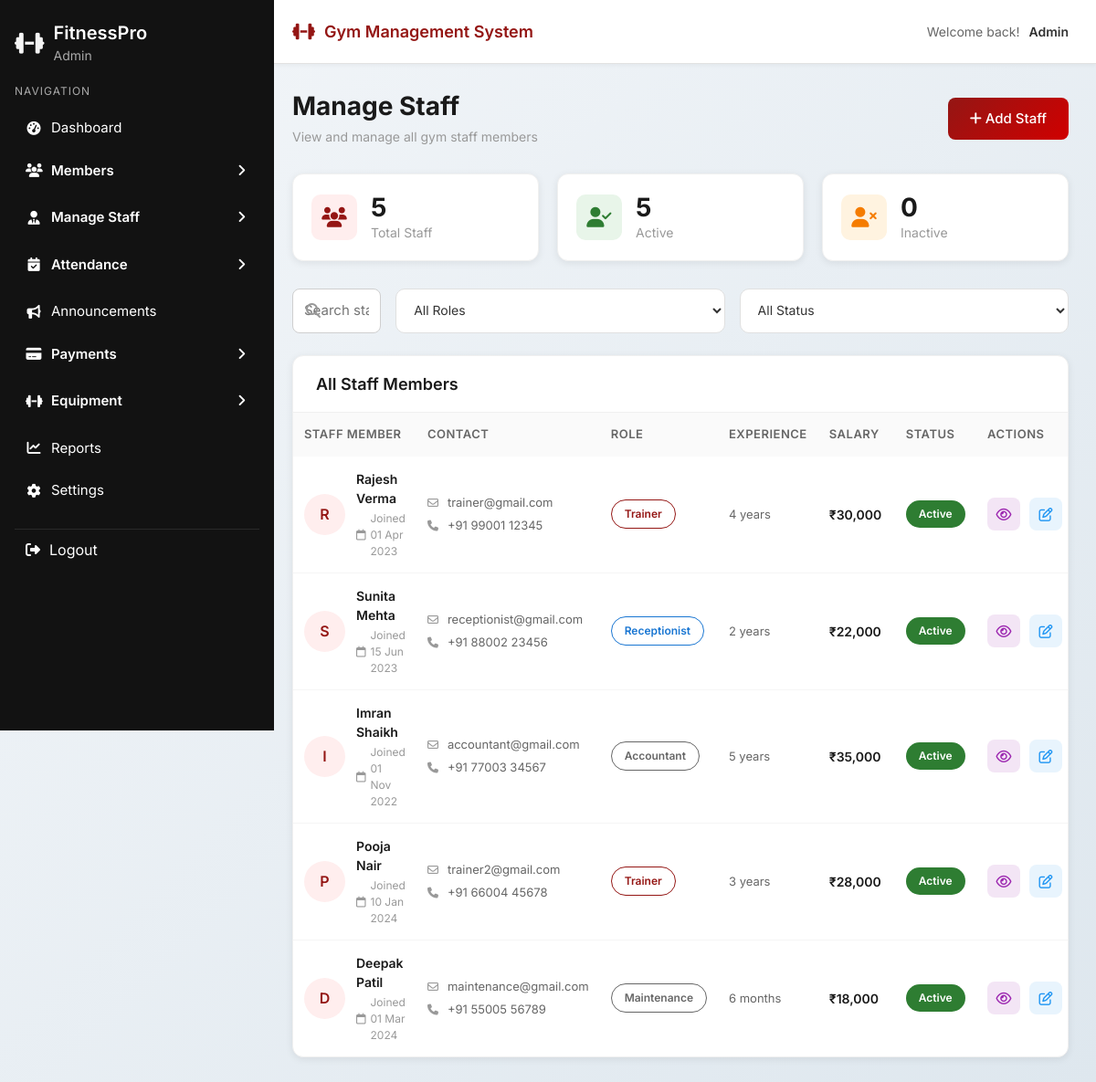
/admin1/staff-list.php, run on an earlier commit of the app's database.
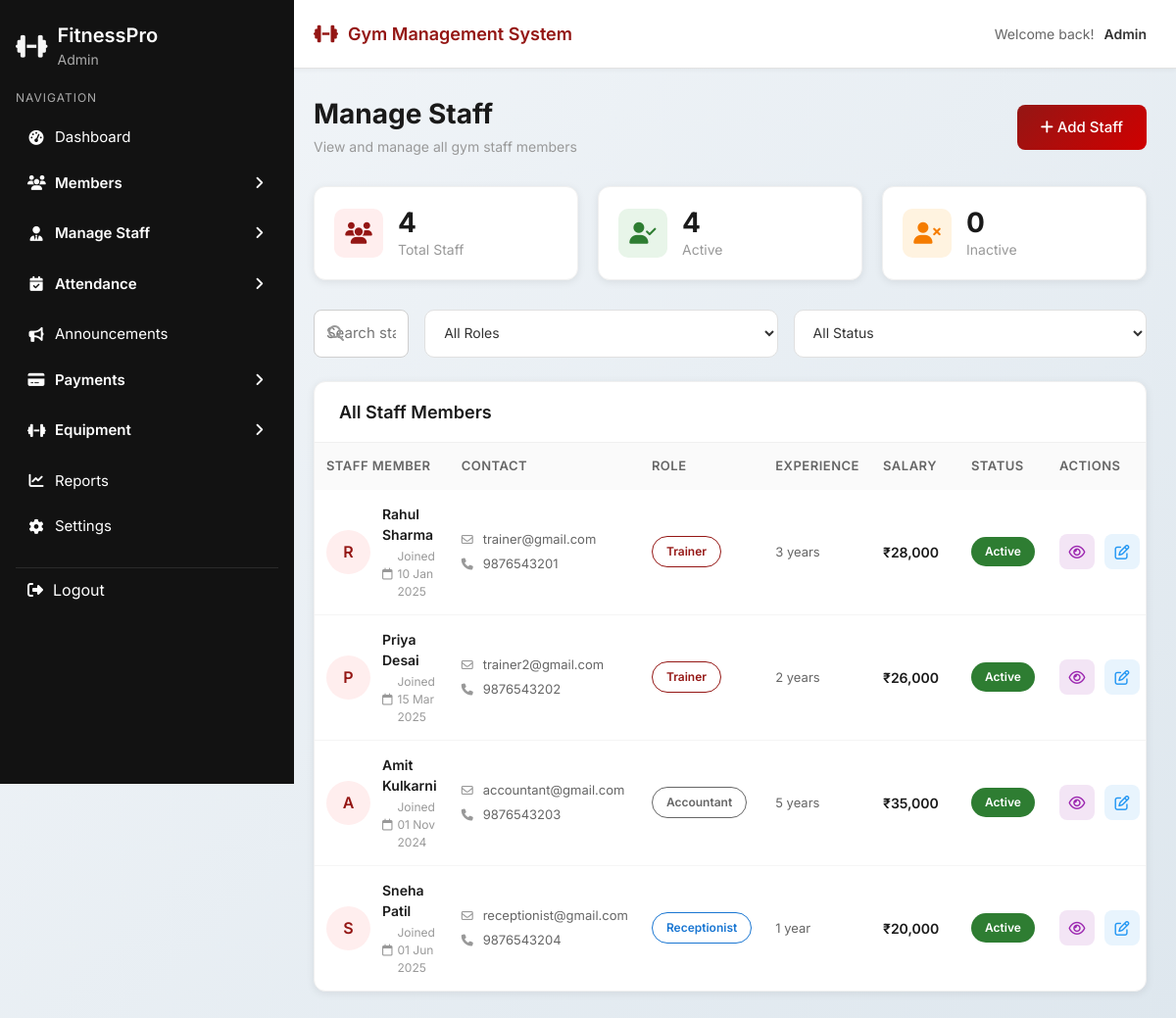
And on a later commit of the database.
### tables this page shows
CREATE TABLE `staff` (
  `id` int(11) NOT NULL,
  `full_name` varchar(100) NOT NULL,
  `role` enum('trainer','receptionist','accountant','manager','maintenance','other') NOT NULL,
  `email` varchar(150) NOT NULL,
  `phone` varchar(20) NOT NULL,
  `join_date` date NOT NULL,
  `salary` decimal(10,2) DEFAULT NULL,
  `address` text DEFAULT NULL,
  `skills` text DEFAULT NULL,
  `experience` varchar(100) DEFAULT NULL,
  `emergency_contact` varchar(20) DEFAULT NULL,
  `status` enum('Active','Inactive') NOT NULL DEFAULT 'Active',
  `created_at` timestamp NOT NULL DEFAULT current_timestamp(),
  `updated_at` timestamp NOT NULL DEFAULT current_timestamp() ON UPDATE current_timestamp()
);

### admin1/staff-list.php (the view, shortened to what this page needs)
<?php
require_once '../dbcon.php';
$page = 'staff-list';
$sql    = "SELECT * FROM staff ORDER BY created_at DESC";
$result = mysqli_query($conn, $sql);
$staff_list = [];
if (mysqli_num_rows($result) > 0) {
    while ($row = mysqli_fetch_assoc($result)) {
        $staff_list[] = $row;
    }
}
$total_staff    = count($staff_list);
$active_staff   = 0;
$inactive_staff = 0;
foreach ($staff_list as $s) {
    if ($s['status'] === 'Active') $active_staff++;
    else $inactive_staff++;
}
?>
<!DOCTYPE html>
<html lang="en">
<head>
  <link href="https://cdn.jsdelivr.net/npm/bootstrap@5.3.2/dist/css/bootstrap.min.css" rel="stylesheet">
  <link rel="stylesheet" href="https://cdnjs.cloudflare.com/ajax/libs/font-awesome/6.5.1/css/all.min.css">
  <link rel="stylesheet" href="../css/sidebar.css">
  <link rel="stylesheet" href="../css/common.css">
</head>
<body>
<?php include '../layout/header.php'; ?>
<?php include '../layout/sidebar.php'; ?>
<div class="main-wrapper">
  <div class="main-content">
    <div class="page-header">
      <div class="d-flex justify-content-between align-items-center">
        <div>
          <h1 class="page-title">Manage Staff</h1>
          <p class="page-subtitle">View and manage all gym staff members</p>
        </div>
        <a href="staff-add.php" class="btn app-btn-primary">
          <i class="fa-solid fa-plus"></i> Add Staff
        </a>
      </div>
    </div>
    <div class="stats-grid">
      <div class="stat-card">
        <div class="stat-icon total"><i class="fa-solid fa-users"></i></div>
        <div class="stat-info"><h3><?= $total_staff ?></h3><p>Total Staff</p></div>
      </div>
      <div class="stat-card">
        <div class="stat-icon active"><i class="fa-solid fa-user-check"></i></div>
        <div class="stat-info"><h3><?= $active_staff ?></h3><p>Active</p></div>
      </div>
      <div class="stat-card">
        <div class="stat-icon inactive"><i class="fa-solid fa-user-xmark"></i></div>
        <div class="stat-info"><h3><?= $inactive_staff ?></h3><p>Inactive</p></div>
      </div>
    </div>
    <div class="d-flex gap-3 mb-4">
      <div class="search-box flex-grow-1">
        <i class="fa-solid fa-magnifying-glass"></i>
        <input type="text" id="searchInput" placeholder="Search staff by name, email or phone...">
      </div>
      <select class="filter-select" id="roleFilter">
        <option value="">All Roles</option>
      </select>
      <select class="filter-select" id="statusFilter">
        <option value="">All Status</option>
      </select>
    </div>
    <div class="members-table-container">
      <div class="table-header">
        <h3>All Staff Members</h3>
      </div>
      <table class="members-table">
        <thead>
          <tr>
            <th>Staff Member</th>
            <th>Contact</th>
            <th>Role</th>
            <th>Experience</th>
            <th>Salary</th>
            <th>Status</th>
            <th>Actions</th>
          </tr>
        </thead>
        <tbody id="staffTableBody">
          <?php if (count($staff_list) > 0): ?>
            <?php foreach ($staff_list as $s):
              $initial    = strtoupper(substr($s['full_name'], 0, 1));
              $role_class = match($s['role']) {
                'trainer'      => 'premium',
                'receptionist' => 'standard',
                'accountant'   => 'basic',
                default        => 'basic'
              };
            ?>
            <tr data-role="<?= strtolower($s['role']) ?>"
                data-status="<?= strtolower($s['status']) ?>">
              <td>
                <div class="member-cell">
                  <div class="member-avatar"><?= $initial ?></div>
                  <div class="member-info">
                    <span class="name"><?= htmlspecialchars($s['full_name']) ?></span>
                    <span class="joined">
                      <i class="fa-regular fa-calendar"></i>
                      Joined <?= date('d M Y', strtotime($s['join_date'])) ?>
                    </span>
                  </div>
                </div>
              </td>
              <td>
                <div class="contact-cell">
                  <div class="email"><i class="fa-regular fa-envelope"></i> <?= htmlspecialchars($s['email']) ?></div>
                  <div class="phone"><i class="fa-solid fa-phone"></i> <?= htmlspecialchars($s['phone']) ?></div>
                </div>
              </td>
              <td><span class="plan-badge <?= $role_class ?>"><?= ucfirst($s['role']) ?></span></td>
              <td style="color:#666;font-size:13px;"><?= $s['experience'] ? htmlspecialchars($s['experience']) : '—' ?></td>
              <td style="font-weight:600;color:#1a1a1a;"><?= $s['salary'] ? '₹' . number_format($s['salary'], 0) : '—' ?></td>
              <td>
                <span class="status-badge <?= strtolower($s['status']) ?>">
                  <?= htmlspecialchars($s['status']) ?>
                </span>
              </td>
              <td>
                <div class="action-buttons">
                  <button class="btn-action view"
                          onclick='openViewModal(<?= json_encode($s) ?>)'
                          title="View Details">
                    <i class="fa-regular fa-eye"></i>
                  </button>
                  <button class="btn-action edit"
                          onclick='openEditModal(<?= json_encode($s) ?>)'
                          title="Edit">
                    <i class="fa-regular fa-pen-to-square"></i>
                  </button>
                </div>
              </td>
            </tr>
            <?php endforeach; ?>
          <?php endif; ?>
        </tbody>
      </table>
    </div>
  </div>
</div>
</body>
</html>

### layout/header.php (shortened to what this page needs)
<!DOCTYPE html>
<html lang="en">
<head>
  <link href="https://cdn.jsdelivr.net/npm/bootstrap@5.3.2/dist/css/bootstrap.min.css" rel="stylesheet">
  <link rel="stylesheet" href="https://cdnjs.cloudflare.com/ajax/libs/font-awesome/6.5.1/css/all.min.css">
  <link rel="stylesheet" href="../css/sidebar.css">
  <link rel="stylesheet" href="../css/common.css">
</head>
<body>
<div class="top-header">
  <div class="header-left">
    <h1 class="header-title">
      <i class="fa-solid fa-dumbbell"></i>
      Gym Management System
    </h1>
  </div>
  <div class="header-right">
    <span class="welcome-text">Welcome back!</span>
    <span class="user-role"><?= isset($_SESSION['role']) ? ucfirst($_SESSION['role']) : 'Admin' ?></span>
  </div>
</div>

### layout/sidebar.php (shortened to what this page needs)
<?php
$user_role = isset($_SESSION['role']) ? $_SESSION['role'] : 'guest';
if ($user_role == 'admin') {
    $base = '../admin1/';
} elseif ($user_role == 'receptionist') {
    $base = '../receptionist/';
} elseif ($user_role == 'trainer') {
    $base = '../trainer1/';
} elseif ($user_role == 'accountant') {
    $base = '../accountant/';
} elseif ($user_role == 'customer') {
    $base = '../customer/';
} else {
    $base = '../';
}
$menus = [
    'admin' => [
        'dashboard'       => true,
        'members'         => true,
        'staff'           => true,
        'attendance'      => true,
        'announcements'   => true,
        'payments'        => true,
        'equipment'       => true,
        'reports'         => true,
        'settings'        => true
    ],
    'trainer' => [
        'dashboard'        => true,
        'assigned_members' => true,
        'attendance'       => true,
        'announcements'    => true,
        'reports'          => false
    ],
    'receptionist' => [
        'dashboard'      => true,
        'members'        => true,
        'attendance'     => true,
        'announcements'  => true
    ],
    'accountant' => [
        'dashboard'     => true,
        'payments'      => true,
        'reports'       => true,
        'members'       => true
    ],
    'customer' => [
        'dashboard'     => true,
        'my_profile'    => true,
        'my_attendance' => true,
        'my_workout'    => true,
        'announcements' => true
    ]
];
$user_menu = $menus[$user_role] ?? [];
?>
<aside class="sidebar">
  <div class="brand">
    <i class="fas fa-dumbbell logo"></i>
    <div class="brand-text">
      <h2>FitnessPro</h2>
      <p><?= ucfirst($user_role) ?></p>
    </div>
  </div>
  <div class="nav-section">
    <p class="nav-title">Navigation</p>
    <ul class="nav-list">
      <?php if (!empty($user_menu['dashboard'])): ?>
      <li class="<?php if($page=='dashboard') echo 'active'; ?>">
        <a href="<?= $base ?>index.php">
          <i class="fas fa-tachometer-alt"></i><span>Dashboard</span>
        </a>
      </li>
      <?php endif; ?>
      <?php if (!empty($user_menu['members'])): ?>
      <li class="submenu">
        <label for="members-menu" class="submenu-label">
          <i class="fas fa-users"></i><span>Members</span>
        </label>
      </li>
      <?php endif; ?>
      <?php if (!empty($user_menu['staff'])): ?>
      <li class="submenu">
        <label for="staff-menu" class="submenu-label">
          <i class="fas fa-user-tie"></i><span>Manage Staff</span>
        </label>
      </li>
      <?php endif; ?>
      <?php if (!empty($user_menu['attendance'])): ?>
      <li class="submenu">
        <label for="attendance-menu" class="submenu-label">
          <i class="fas fa-calendar-check"></i><span>Attendance</span>
        </label>
      </li>
      <?php endif; ?>
      <?php if (!empty($user_menu['announcements'])): ?>
      <li class="<?php if($page=='announcements') echo 'active'; ?>">
        <a href="../modules/announcements.php">
          <i class="fas fa-bullhorn"></i><span>Announcements</span>
        </a>
      </li>
      <?php endif; ?>
      <?php if (!empty($user_menu['payments'])): ?>
      <li class="submenu">
        <label for="payments-menu" class="submenu-label">
          <i class="fas fa-credit-card"></i><span>Payments</span>
        </label>
      </li>
      <?php endif; ?>
      <?php if (!empty($user_menu['equipment'])): ?>
      <li class="submenu">
        <label for="equipment-menu" class="submenu-label">
          <i class="fas fa-dumbbell"></i><span>Equipment</span>
        </label>
      </li>
      <?php endif; ?>
      <?php if (!empty($user_menu['reports'])): ?>
      <li class="<?php if($page=='reports') echo 'active'; ?>">
        <a href="<?= $base ?>reports.php">
          <i class="fas fa-chart-line"></i><span>Reports</span>
        </a>
      </li>
      <?php endif; ?>
      <?php if (!empty($user_menu['settings'])): ?>
      <li class="<?php if($page=='settings') echo 'active'; ?>">
        <a href="<?= $base ?>settings.php">
          <i class="fas fa-cog"></i><span>Settings</span>
        </a>
      </li>
      <?php endif; ?>
    </ul>
  </div>
  <a href="../auth/logout.php" class="logout">
    <i class="fas fa-sign-out-alt"></i><span>Logout</span>
  </a>
</aside>

### css/sidebar.css (style rules this page uses)
.sidebar *:not(i):not(.fa):not([class^="fa-"]) { font-family: 'Inter', sans-serif; }
:root { --sidebar-bg: #121212; --hover-bg: #1e1e1e; --active-color: #941614; --text-light: #ffffff; }
.sidebar { width: 25%; background-color: var(--sidebar-bg); color: var(--text-light); padding: 24px 16px; height: 100vh; position: fixed; top: 0; left: 0; overflow-y: auto; }
.sidebar { -ms-overflow-style: none; scrollbar-width: none; }
.brand { display: flex; align-items: center; gap: 10px; margin-bottom: 10px; }
.brand .logo { font-size: 26px; color: #f5f5f5; }
.brand-text h2 { font-size: 20px; font-weight: 600; color: #fff; margin: 0; }
.brand-text p { font-size: 14px; color: #aaa; margin-top: 2px; margin-bottom: 0; }
.nav-section { margin-top: 20px; }
.nav-title { font-size: 12px; color: #aaa; letter-spacing: 1px; text-transform: uppercase; margin-bottom: 10px; }
.nav-list { list-style: none; margin: 0; padding: 0; }
.nav-list > li { position: relative; border-radius: 4px; overflow: hidden; margin-bottom: 4px; }
.nav-list li > a, .submenu-label { display: flex; align-items: center; padding: 10px 12px; color: #fff; font-size: 15px; text-decoration: none; transition: background 0.3s; cursor: pointer; }
.nav-list li > a i, .submenu-label i { margin-right: 10px; width: 18px; text-align: center; }
.submenu-label { position: relative; }
.submenu-label::after { content: "\f105"; font-family: "Font Awesome 6 Free"; font-weight: 900; position: absolute; right: 15px; transition: transform 0.3s; }
.logout { display: flex; align-items: center; gap: 10px; color: #fff; padding: 10px 12px; cursor: pointer; border-top: 1px solid #2a2a2a; margin-top: 20px; text-decoration: none; transition: background 0.3s; }

### admin1/staff-list.php (style rules this page uses)
.action-buttons { display: flex; gap: 8px; align-items: center; flex-wrap: nowrap; }
.btn-action { width: 34px; height: 34px; border-radius: 8px; border: none; display: inline-flex; align-items: center; justify-content: center; cursor: pointer; font-size: 15px; transition: all 0.2s; flex-shrink: 0; }
.btn-action.view { background: #f3e5f5; color: #9c27b0; }
.btn-action.edit { background: #e8f4fd; color: #2196f3; }
.members-table-container { overflow-x: auto; -webkit-overflow-scrolling: touch; }
.members-table { min-width: 900px; }
.members-table th, .members-table td { padding: 14px 12px !important; font-size: 13px; }
.members-table th:last-child, .members-table td:last-child { min-width: 110px; white-space: nowrap; }
.members-table th:nth-child(4), .members-table td:nth-child(4) { width: 100px; }
.members-table th:nth-child(5), .members-table td:nth-child(5) { width: 90px; }
.members-table th:nth-child(6), .members-table td:nth-child(6) { width: 90px; }
.members-table th:nth-child(7), .members-table td:nth-child(7) { width: 110px; }

### layout/header.php (style rules this page uses)
.main-wrapper { margin-top: 70px !important; }

What changed in the data, as far as the page shows it:
removed staff: full_name "S", full_name "Sunita Mehta", join_date "15 Jun 2023", email "receptionist@gmail.com", phone "+91 88002 23456", role "Receptionist", experience "2 years", salary "22,000", status "Active"
removed staff: full_name "I", full_name "Imran Shaikh", join_date "01 Nov 2022", email "accountant@gmail.com", phone "+91 77003 34567", role "Accountant", experience "5 years", salary "35,000", status "Active"
removed staff: full_name "P", full_name "Pooja Nair", join_date "10 Jan 2024", email "trainer2@gmail.com", phone "+91 66004 45678", role "Trainer", experience "3 years", salary "28,000", status "Active"
removed staff: full_name "D", full_name "Deepak Patil", join_date "01 Mar 2024", email "maintenance@gmail.com", phone "+91 55005 56789", role "Maintenance", experience "6 months", salary "18,000", status "Active"
changed staff "trainer@gmail.com": full_name "Rajesh Verma" → "Rahul Sharma"; join_date "01 Apr 2023" → "10 Jan 2025"; phone "+91 99001 12345" → "9876543201"; experience "4 years" → "3 years"; salary "30,000" → "28,000"
added staff: full_name "P", full_name "Priya Desai", join_date "15 Mar 2025", email "trainer2@gmail.com", phone "9876543202", role "Trainer", experience "2 years", salary "26,000", status "Active"
added staff: full_name "A", full_name "Amit Kulkarni", join_date "01 Nov 2024", email "accountant@gmail.com", phone "9876543203", role "Accountant", experience "5 years", salary "35,000", status "Active"
added staff: full_name "S", full_name "Sneha Patil", join_date "01 Jun 2025", email "receptionist@gmail.com", phone "9876543204", role "Receptionist", experience "1 year", salary "20,000", status "Active"
Also different on the page:
$total_staff: "5" → "4"
$active_staff: "5" → "4"
